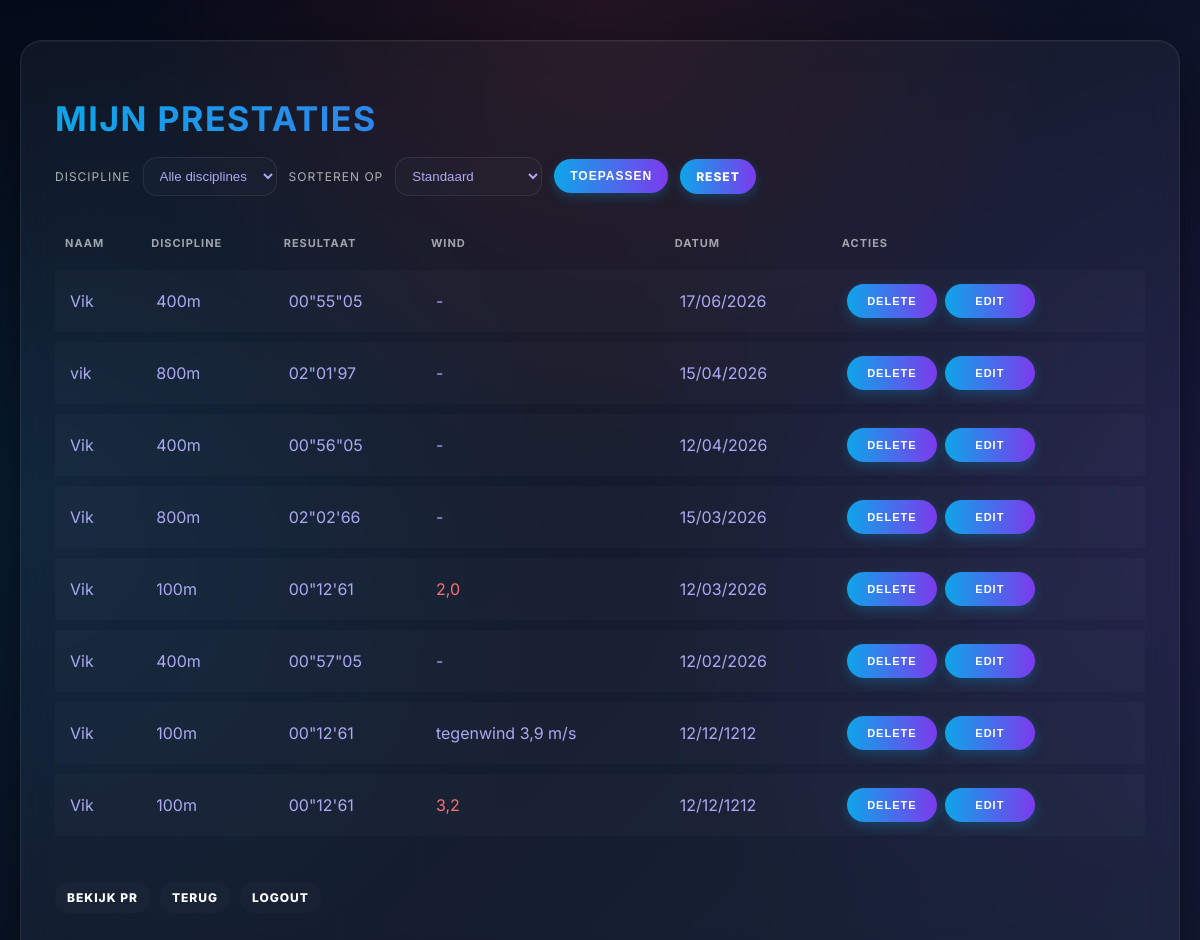
/performances (signed in), run on the app's committed database.
### tables this page shows
CREATE TABLE performances (
    id INTEGER PRIMARY KEY AUTOINCREMENT,
    user_id INTEGER,
    name TEXT,
    discipline TEXT,
    result REAL,
    date TEXT
, wind_speed REAL, wind_direction TEXT);

### app.py (the view)
@app.route("/performances")
def performances():
    if session.get("admin"):
        query = "SELECT * FROM performances"
        params = []
    else:
        if "user_id" not in session:
            return redirect("/login")
        query = "SELECT * FROM performances WHERE user_id = ?"
        params = [session["user_id"]]
    discipline = request.args.get("discipline")
    sort = request.args.get("sort")
    if discipline and discipline in DISCIPLINES:
        if "WHERE" in query:
            query += " AND discipline = ?"
        else:
            query += " WHERE discipline = ?"
        params.append(discipline)
    order_options = {
        "recent": "date ASC",
        "oldest": "date DESC"
    }
    if sort in ["fastest", "slowest"]:
        rows = db.execute(query, *params)
        rows = sorted(
            rows,
            key=lambda r: parse_result_seconds(r.get("result")),
            reverse=(sort == "slowest")
        )
    else:
        order_by = order_options.get(sort)
        if order_by:
            query += f" ORDER BY {order_by}"
        else:
            query += " ORDER BY date DESC"
        rows = db.execute(query, *params)
    rows = annotate_wind(rows)
    return render_template(
        "performances.html",
        performances=rows,
        disciplines=DISCIPLINES,
        selected_discipline=discipline,
        selected_sort=sort
    )

### app.py (called while the page is built)
@app.template_filter('format_date')
def format_date(value):
    if not value:
        return ""
    if isinstance(value, datetime):
        return value.strftime("%d/%m/%Y")
    text = str(value).strip()
    for fmt in ("%Y-%m-%d", "%d/%m/%Y", "%Y/%m/%d", "%d-%m-%Y"):
        try:
            parsed = datetime.strptime(text, fmt)
            return parsed.strftime("%d/%m/%Y")
        except ValueError:
            continue
    return text

def annotate_wind(rows):
    for row in rows:
        row["invalid_wind"] = False
        row["wind_display"] = ""
        wind_speed = row.get("wind_speed")
        wind_direction = row.get("wind_direction")
        if wind_speed is None or wind_speed == "":
            continue
        try:
            wind_speed = float(str(wind_speed).replace(',', '.'))
            direction_clean = str(wind_direction).strip().lower()
            if direction_clean == "meewind":
                sign = "+"
            else:
                sign = "-"
            row["wind_display"] = f"{sign}{wind_speed:.1f} m/s"
            if direction_clean == "meewind" and wind_speed >= 2.0:
                row["invalid_wind"] = True
        except:
            row["wind_display"] = ""
    return rows

### templates/performances.html (shortened to what this page needs)
<!doctype html>
<html lang="nl">
<head>
    <link rel="stylesheet" href="{{ url_for('static', filename='style.css') }}">
</head>
<body>
<div class="container">
<h1>Mijn prestaties</h1>
<form method="get" action="/performances" class="filter-form">
    <label for="discipline">Discipline</label>
    <select id="discipline" name="discipline">
        <option value="">Alle disciplines</option>
    </select>
    <label for="sort">Sorteren op</label>
    <select id="sort" name="sort">
        <option value="" {% if not selected_sort %}selected{% endif %}>Standaard</option>
    </select>
    <button type="submit">Toepassen</button>
    <a href="/performances" class="btn-reset">Reset</a>
</form>
<table class="results">
    <thead>
        <tr>
            <th>Naam</th>
            <th>Discipline</th>
            <th>Resultaat</th>
            <th>Wind</th>
            <th>Datum</th>
            <th>Acties</th>
        </tr>
    </thead>
    <tbody>
        {% for p in performances %}
        <tr>
            <td>{{ p.name }}</td>
            <td>{{ p.discipline }}</td>
            <td>{{ p.result }}</td>
            <td>
                {% if p.wind_speed %}
                    {% if p.invalid_wind %}
                        <span style="color:#f87171">{{ p.wind_speed }} </span>
                    {% else %}
                        {{ p.wind_direction }} {{ p.wind_speed }} m/s
                    {% endif %}
                {% else %}
                    -
                {% endif %}
            </td>
            <td>{{ p.date | format_date }}</td>
            <td class="action-cell">
                <form action="/delete" method="post" style="margin:0;">
                    <button type="submit" class="btn-action btn-delete">Delete</button>
                </form>
                <button type="button" class="btn-action btn-edit" onclick="window.location.href='/edit/{{ p.id }}'">Edit</button>
            </td>
        </tr>
        {% endfor %}
    </tbody>
</table>
<br>
<ul class="main-menu" style="list-style: none; padding: 0; display: flex; gap: 10px;">
    <li><a href="/pr">Bekijk PR</a></li>
    <li><a href="/">Terug</a></li>
    <li><a href="/logout">Logout</a></li>
</ul>
</div>
</body>
</html>

### static/style.css (style rules this page uses)
:root { --track-red: #ef4444; --track-orange: #f97316; --track-yellow: #facc15; --track-blue: #0ea5e9; --track-purple: #7c3aed; --good: #22c55e; --bad: #f87171; --glass: rgba(255,255,255,0.04); --glass-border: rgba(255,255,255,0.08); --text: #aca9f3; --muted: rgba(255,255,255,0.65); }
body { margin:0; font-family: Inter, system-ui, Arial; color: var(--text); background: radial-gradient(circle at top, rgba(239,68,68,0.12), transparent 40%), radial-gradient(circle at left, rgba(14,165,233,0.12), transparent 45%), radial-gradient(circle at right, rgba(124,58,237,0.12), transparent 45%), linear-gradient(135deg, #050816, #101b32); padding:40px 20px; }
.container { max-width:1200px; margin:0 auto; padding:34px; border-radius:22px; background: var(--glass); backdrop-filter: blur(16px); -webkit-backdrop-filter: blur(16px); border:1px solid var(--glass-border); box-shadow: 0 25px 70px rgba(0,0,0,0.6), inset 0 1px 0 rgba(255,255,255,0.04); position:relative; overflow:hidden; }
.container::before { content:""; position:absolute; top:0; left:0; width:100%; height:100%; background: repeating-linear-gradient( 90deg, rgba(255,255,255,0.02) 0px, rgba(255,255,255,0.02) 1px, transparent 1px, transparent 80px ); opacity:0.3; pointer-events:none; }
h1 { font-size:34px; margin-bottom:18px; letter-spacing:1.5px; text-transform:uppercase; background: linear-gradient(90deg, var(--track-blue), var(--track-purple)); -webkit-background-clip:text; -webkit-text-fill-color:transparent; }
input, select, textarea { border-radius:14px; border:1px solid var(--glass-border); background: rgba(255,255,255,0.02); color: var(--text); padding:10px 12px; outline:none; }
.btn-action { display: inline-flex !important; align-items: center !important; justify-content: center !important; width: 90px !important; height: 34px !important; padding: 0 !important; border: none !important; outline: none !important; border-radius: 999px !important; font-weight: 800 !important; text-transform: uppercase !important; letter-spacing: 1px !important; font-size: 11px !important; color: white !important; background: linear-gradient(90deg, var(--track-blue), var(--track-purple)) !important; box-shadow: 0 4px 12px rgba(14, 165, 233, 0.25) !important; transition: all 0.2s ease !important; text-decoration: none !important; white-space: nowrap !important; cursor: pointer !important; }
button, .btn-reset, a { display: inline-flex; align-items: center; justify-content: center; padding: 10px 16px; border: none; outline: none; border-radius: 999px; font-weight: 800; text-transform: uppercase; letter-spacing: 1px; font-size: 12px; color: white; background: linear-gradient(90deg, var(--track-blue), var(--track-purple)); box-shadow: 0 4px 12px rgba(14, 165, 233, 0.25); transition: all 0.2s ease; text-decoration: none; white-space: nowrap; cursor: pointer; }
.filter-form { display:flex; gap:12px; flex-wrap:wrap; align-items:center; margin-bottom:20px; }
.filter-form label { font-size:12px; color: var(--muted); text-transform:uppercase; letter-spacing:1px; }
.results { width:100%; border-collapse:separate; border-spacing:0 10px; }
.results th { text-align:left; font-size:11px; color:rgba(255,255,255,0.6); text-transform:uppercase; letter-spacing:1px; padding:10px; }
.results td { padding:14px 12px; background: rgba(255,255,255,0.02); border-left: 3px solid transparent; }
.results td.action-cell, .results td:last-child { display: flex !important; gap: 8px !important; align-items: center !important; justify-content: flex-start !important; }
.results tbody tr { transition: all 0.2s ease; }
.main-menu a { display:inline-block; padding:8px 12px; border-radius:14px; background: rgba(255,255,255,0.02); box-shadow: none !important; }

### data on the page
performances: name "Vik", discipline "400m", result "00\"55\"05", date "17/06/2026"
performances: name "vik", discipline "800m", result "02\"01'97", date "15/04/2026"
performances: name "Vik", discipline "400m", result "00\"56\"05", date "12/04/2026"
performances: name "Vik", discipline "800m", result "02\"02'66", date "15/03/2026"
performances: name "Vik", discipline "100m", result "00\"12'61", wind_speed "2,0", date "12/03/2026"
performances: name "Vik", discipline "400m", result "00\"57\"05", date "12/02/2026"
performances: name "Vik", discipline "100m", result "00\"12'61", wind_direction "tegenwind", wind_speed "3,9", date "12/12/1212"
performances: name "Vik", discipline "100m", result "00\"12'61", wind_speed "3,2", date "12/12/1212"
